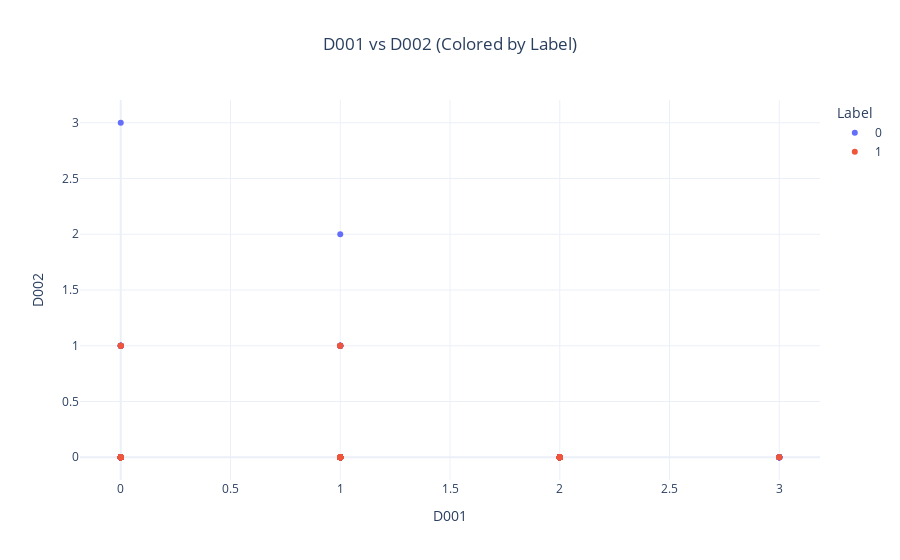

Write notebook code for a chart like this one.
### Code cell
import pandas as pd
import plotly.express as px

df = pd.read_csv('DIA_trainingset_Mold2_descriptors.csv')

# Convert label to string for coloring
df['Label'] = df['Label'].astype(str)

fig = px.scatter(df, x="D001", y="D002", color="Label",
                 title="D001 vs D002 (Colored by Label)",
                 labels={"D001": "D001", "D002": "D002", "Label": "Label"},
                 template="plotly_white")

fig.update_layout(title_x=0.5)
fig.show()

### Figure 1 — Plotly figure (JSON) as saved in the notebook; plotly's stock layout.template omitted (floating-point values rounded to 4 significant figures; data arrays with more than 128 entries replaced by an {"elided": "..."} marker saying what was removed)
{"data": [{"hovertemplate": "Label=0<br>D001=%{x}<br>D002=%{y}<extra></extra>", "legendgroup": "0", "marker": {"color": "#636efa", "symbol": "circle"}, "mode": "markers", "name": "0", "orientation": "v", "showlegend": true, "type": "scatter", "x": {"elided": "359 int values"}, "xaxis": "x", "y": {"elided": "359 int values"}, "yaxis": "y"}, {"hovertemplate": "Label=1<br>D001=%{x}<br>D002=%{y}<extra></extra>", "legendgroup": "1", "marker": {"color": "#EF553B", "symbol": "circle"}, "mode": "markers", "name": "1", "orientation": "v", "showlegend": true, "type": "scatter", "x": [2, 1, 1, 1, 0, 1, 2, 0, 1, 1, 2, 1, 2, 0, 1, 0, 1, 0, 2, 1, 2, 0, 1, 1, 1, 2, 1, 2, 1, 2, 1, 1, 1, 1, 0, 2, 0, 1, 1, 1, 1, 1, 0, 1, 1, 2, 1, 2, 2, 2, 2, 1, 3, 0, 0, 2, 2, 1, 2, 1, 3, 0, 1, 2, 1, 1, 3, 1, 1, 2, 0, 2, 1, 0, 2, 0, 0, 1, 0, 2, 1, 1, 0, 2, 0, 2, 2, 1, 0, 2, 2, 0, 2, 0, 2, 1, 2, 0, 0, 1, 2, 1, 1, 2, 1, 0, 0, 2, 1, 1, 2, 0, 0, 0, 1, 2, 0, 2], "xaxis": "x", "y": [0, 0, 0, 0, 0, 0, 0, 0, 0, 0, 0, 0, 0, 0, 0, 0, 0, 0, 0, 0, 0, 0, 0, 0, 0, 0, 0, 0, 0, 0, 0, 1, 0, 0, 0, 0, 0, 0, 0, 0, 0, 0, 0, 0, 0, 0, 0, 0, 0, 0, 0, 0, 0, 1, 0, 0, 0, 0, 0, 0, 0, 0, 0, 0, 0, 0, 0, 0, 0, 0, 0, 0, 1, 0, 0, 0, 0, 0, 0, 0, 1, 0, 0, 0, 0, 0, 0, 0, 0, 0, 0, 1, 0, 0, 0, 0, 0, 0, 0, 0, 0, 0, 0, 0, 0, 0, 0, 0, 0, 0, 0, 1, 0, 0, 0, 0, 0, 0], "yaxis": "y"}], "layout": {"legend": {"title": {"text": "Label"}, "tracegroupgap": 0}, "title": {"text": "D001 vs D002 (Colored by Label)", "x": 0.5}, "xaxis": {"anchor": "y", "domain": [0, 1], "title": {"text": "D001"}}, "yaxis": {"anchor": "x", "domain": [0, 1], "title": {"text": "D002"}}}}
